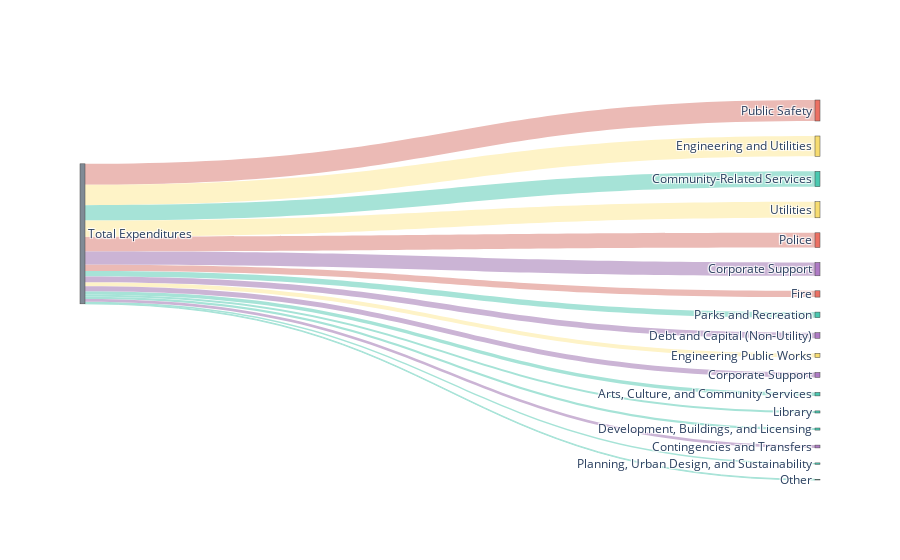

Notebook cell for this chart:
### Code cell
link = dict(source = source,
            target = target,
            value = value,
            color = color_link)
node = dict(label=categories, pad=15, thickness=5, color=color_node)
data = go.Sankey(link=link, node=node)
#plot
fig = go.Figure(data)
fig.show()

### Figure 1 — Plotly figure (JSON) as saved in the notebook; plotly's stock layout.template omitted (floating-point values rounded to 4 significant figures)
{"data": [{"link": {"color": ["#EBBAB5", "#FEF3C7", "#A6E3D7", "#CBB4D5", "#EBBAB5", "#EBBAB5", "#FEF3C7", "#FEF3C7", "#A6E3D7", "#A6E3D7", "#A6E3D7", "#A6E3D7", "#A6E3D7", "#A6E3D7", "#CBB4D5", "#CBB4D5", "#CBB4D5"], "source": [0, 0, 0, 0, 0, 0, 0, 0, 0, 0, 0, 0, 0, 0, 0, 0, 0], "target": [1, 2, 3, 4, 5, 6, 7, 8, 9, 10, 11, 12, 13, 14, 15, 16, 17], "value": [484500, 468350, 355300, 306850, 339150, 145350, 371450, 96900, 129200, 80750, 48450, 48450, 32300, 16150, 113050, 129200, 64600]}, "node": {"color": ["#808B96", "#EC7063", "#F7DC6F", "#48C9B0", "#AF7AC5", "#EC7063", "#EC7063", "#F7DC6F", "#F7DC6F", "#48C9B0", "#48C9B0", "#48C9B0", "#48C9B0", "#48C9B0", "#48C9B0", "#AF7AC5", "#AF7AC5", "#AF7AC5"], "label": ["Total Expenditures", "Public Safety", "Engineering and Utilities", "Community-Related Services", "Corporate Support", "Police", "Fire", "Utilities", "Engineering Public Works", "Parks and Recreation", "Arts, Culture, and Community Services", "Library", "Development, Buildings, and Licensing", "Planning, Urban Design, and Sustainability", "Other", "Corporate Support", "Debt and Capital (Non-Utility)", "Contingencies and Transfers"], "pad": 15, "thickness": 5}, "type": "sankey"}], "layout": {}}
